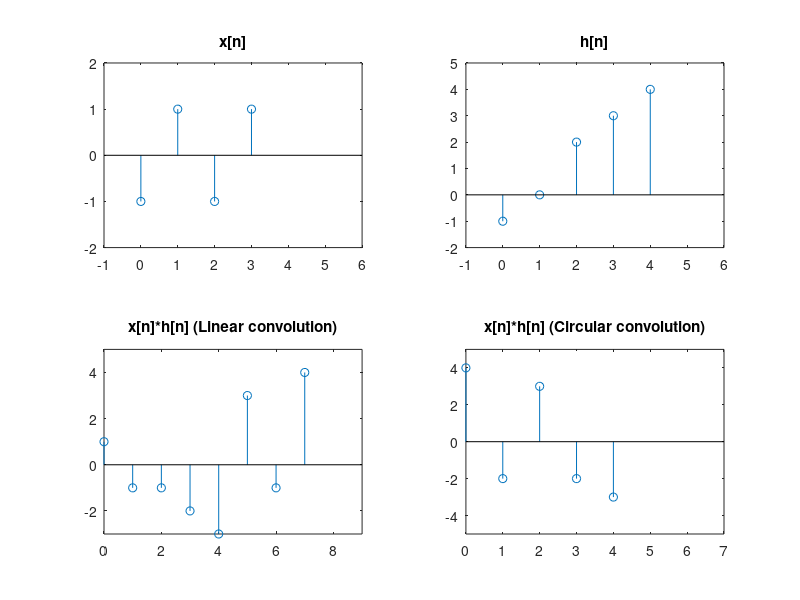

Here is the MATLAB script that generated this plot:
clc;
x=[-1 1 -1 1];
h=[-1 0 2 3 4];
k1=0:length(x)-1;
k2=0:length(h)-1;
subplot(2,2,1);
stem(k1,x);
axis([-1 6 -2 2]);
title('x[n]');
subplot(2,2,2);
stem(k2,h);
axis([-1 6 -2 5]);
title('h[n]');

l1=length(x);
l2=length(h);

%linear convolution
p=l1+l2-1;
x1=[x,zeros(1,(p-l1))];
h1=[h,zeros(1,(p-l2))];

z1=zeros(1,p);

for i=1:p
    for j=1:i
        z1(i)= z1(i)+(x1(j)*h1(i+1-j));
    end;
end;

w1=0:p-1;
subplot(2,2,3)
stem(w1,z1);
axis([0 9 -3 5]);
title('x[n]*h[n] (Linear convolution)');

%circular convolution
N=max(l1,l2);
x2=[x,zeros(1,(N-l1))];
h2=[h,zeros(1,(N-l2))];
z2=zeros(1,N);

for n=1:N
    for m=1:N
        j=mod(n-m,N);
        j=j+1;
        z2(n)=z2(n)+x2(m)*h2(j);
    end;
end;    

w2=0:N-1;
subplot(2,2,4)
stem(w2,z2);
axis([0 7 -5 5]);
title('x[n]*h[n] (Circular convolution)');
